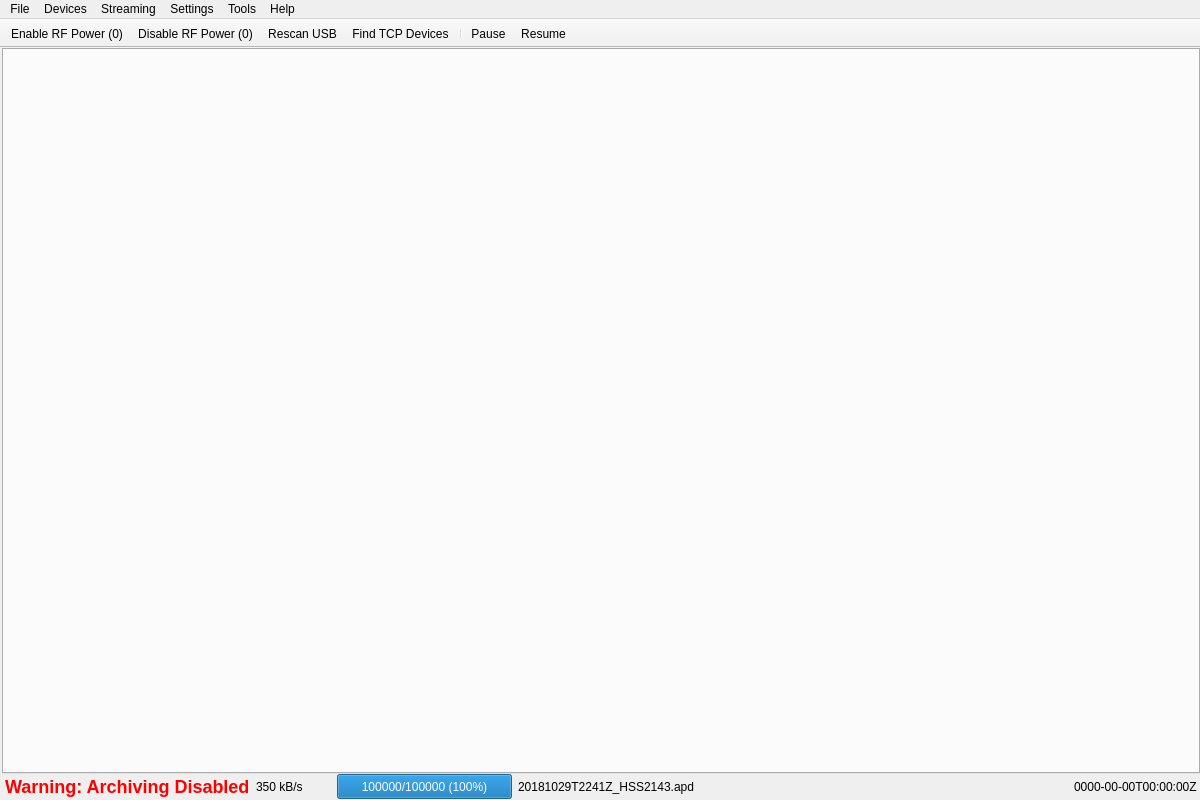
<?xml version="1.0" encoding="UTF-8"?>
<ui version="4.0">
 <class>PlotMainWindow</class>
 <widget class="QMainWindow" name="PlotMainWindow">
  <property name="geometry">
   <rect>
    <x>0</x>
    <y>0</y>
    <width>1200</width>
    <height>800</height>
   </rect>
  </property>
  <property name="windowTitle">
   <string>Acheron</string>
  </property>
  <widget class="QWidget" name="centralwidget">
   <layout class="QVBoxLayout" name="verticalLayout">
    <property name="spacing">
     <number>0</number>
    </property>
    <property name="leftMargin">
     <number>2</number>
    </property>
    <property name="topMargin">
     <number>0</number>
    </property>
    <property name="rightMargin">
     <number>0</number>
    </property>
    <property name="bottomMargin">
     <number>0</number>
    </property>
    <item>
     <widget class="QTabWidget" name="tabWidget"/>
    </item>
    <item>
     <layout class="QHBoxLayout" name="horizontalLayout_2">
      <property name="spacing">
       <number>6</number>
      </property>
      <property name="leftMargin">
       <number>3</number>
      </property>
      <property name="rightMargin">
       <number>3</number>
      </property>
      <property name="bottomMargin">
       <number>1</number>
      </property>
      <item>
       <widget class="QLabel" name="warningLabel">
        <property name="styleSheet">
         <string notr="true">QLabel { color : red ; font-weight : bold ; font-size : 18px ; }</string>
        </property>
        <property name="text">
         <string>Warning: Archiving Disabled</string>
        </property>
       </widget>
      </item>
      <item>
       <widget class="QLabel" name="uploadRateLabel">
        <property name="minimumSize">
         <size>
          <width>75</width>
          <height>25</height>
         </size>
        </property>
        <property name="text">
         <string>350 kB/s</string>
        </property>
       </widget>
      </item>
      <item>
       <widget class="QProgressBar" name="uploadProgress">
        <property name="sizePolicy">
         <sizepolicy hsizetype="Fixed" vsizetype="Fixed">
          <horstretch>0</horstretch>
          <verstretch>0</verstretch>
         </sizepolicy>
        </property>
        <property name="minimumSize">
         <size>
          <width>175</width>
          <height>25</height>
         </size>
        </property>
        <property name="maximum">
         <number>5957928</number>
        </property>
        <property name="value">
         <number>2359296</number>
        </property>
        <property name="alignment">
         <set>Qt::AlignCenter</set>
        </property>
        <property name="format">
         <string>%v/%m (%p%)</string>
        </property>
       </widget>
      </item>
      <item>
       <widget class="QLabel" name="uploadNameLabel">
        <property name="text">
         <string>20181029T2241Z_HSS2143.apd</string>
        </property>
       </widget>
      </item>
      <item>
       <spacer name="horizontalSpacer_3">
        <property name="orientation">
         <enum>Qt::Horizontal</enum>
        </property>
        <property name="sizeHint" stdset="0">
         <size>
          <width>0</width>
          <height>20</height>
         </size>
        </property>
       </spacer>
      </item>
      <item>
       <widget class="QLabel" name="datetimeLabel">
        <property name="text">
         <string>0000-00-00T00:00:00Z</string>
        </property>
       </widget>
      </item>
     </layout>
    </item>
   </layout>
  </widget>
  <widget class="QMenuBar" name="menubar">
   <property name="geometry">
    <rect>
     <x>0</x>
     <y>0</y>
     <width>1200</width>
     <height>21</height>
    </rect>
   </property>
   <widget class="QMenu" name="menuFile">
    <property name="title">
     <string>File</string>
    </property>
    <addaction name="actionExit"/>
   </widget>
   <widget class="QMenu" name="menuStreaming">
    <property name="title">
     <string>Streaming</string>
    </property>
    <addaction name="actionDisableStreaming"/>
    <addaction name="actionDisableArchiving"/>
   </widget>
   <widget class="QMenu" name="menuSettings">
    <property name="title">
     <string>Settings</string>
    </property>
    <addaction name="actionClosableTabs"/>
    <addaction name="actionPreferences"/>
   </widget>
   <widget class="QMenu" name="menuHelp">
    <property name="title">
     <string>Help</string>
    </property>
    <widget class="QMenu" name="menuCheckForUpdates">
     <property name="title">
      <string>Check for Updates</string>
     </property>
     <addaction name="actionUpdateLatestStable"/>
     <addaction name="actionUpdateCurrentBranch"/>
     <addaction name="actionUpdateSpecificBranch"/>
     <addaction name="actionUpdateSpecificCommit"/>
    </widget>
    <addaction name="menuCheckForUpdates"/>
    <addaction name="separator"/>
    <addaction name="actionAbout"/>
   </widget>
   <widget class="QMenu" name="menuDevices">
    <property name="title">
     <string>Devices</string>
    </property>
    <addaction name="actionRescanUSB"/>
    <addaction name="actionFindTCPDevices"/>
    <addaction name="actionConnectTCPDevice"/>
   </widget>
   <widget class="QMenu" name="menuTools">
    <property name="title">
     <string>Tools</string>
    </property>
    <widget class="QMenu" name="menuMarkForUpload">
     <property name="title">
      <string>Mark for Upload</string>
     </property>
     <addaction name="actionMarkFiles"/>
     <addaction name="actionMarkDirectory"/>
    </widget>
    <addaction name="actionDownloadFirmware"/>
    <addaction name="separator"/>
    <addaction name="menuMarkForUpload"/>
   </widget>
   <addaction name="menuFile"/>
   <addaction name="menuDevices"/>
   <addaction name="menuStreaming"/>
   <addaction name="menuSettings"/>
   <addaction name="menuTools"/>
   <addaction name="menuHelp"/>
  </widget>
  <widget class="QToolBar" name="toolBar">
   <property name="movable">
    <bool>false</bool>
   </property>
   <property name="iconSize">
    <size>
     <width>32</width>
     <height>32</height>
    </size>
   </property>
   <property name="toolButtonStyle">
    <enum>Qt::ToolButtonTextUnderIcon</enum>
   </property>
   <property name="floatable">
    <bool>false</bool>
   </property>
   <attribute name="toolBarArea">
    <enum>TopToolBarArea</enum>
   </attribute>
   <attribute name="toolBarBreak">
    <bool>false</bool>
   </attribute>
   <addaction name="actionEnableRFPower"/>
   <addaction name="actionDisableRFPower"/>
   <addaction name="actionRescanUSB"/>
   <addaction name="actionFindTCPDevices"/>
   <addaction name="separator"/>
   <addaction name="actionPause"/>
   <addaction name="actionResume"/>
  </widget>
  <action name="actionRescanUSB">
   <property name="text">
    <string>Rescan USB</string>
   </property>
  </action>
  <action name="actionExit">
   <property name="text">
    <string>Exit</string>
   </property>
  </action>
  <action name="actionPreferences">
   <property name="text">
    <string>Preferences...</string>
   </property>
  </action>
  <action name="actionAbout">
   <property name="text">
    <string>About...</string>
   </property>
  </action>
  <action name="actionDisableStreaming">
   <property name="checkable">
    <bool>true</bool>
   </property>
   <property name="text">
    <string>Disable Streaming</string>
   </property>
  </action>
  <action name="actionDisableArchiving">
   <property name="checkable">
    <bool>true</bool>
   </property>
   <property name="text">
    <string>Disable Archiving</string>
   </property>
  </action>
  <action name="actionFindTCPDevices">
   <property name="text">
    <string>Find TCP Devices...</string>
   </property>
  </action>
  <action name="actionEnableRFPower">
   <property name="text">
    <string>Enable RF Power (0)</string>
   </property>
  </action>
  <action name="actionDisableRFPower">
   <property name="text">
    <string>Disable RF Power (0)</string>
   </property>
  </action>
  <action name="actionPause">
   <property name="checkable">
    <bool>true</bool>
   </property>
   <property name="text">
    <string>Pause</string>
   </property>
  </action>
  <action name="actionResume">
   <property name="checkable">
    <bool>true</bool>
   </property>
   <property name="text">
    <string>Resume</string>
   </property>
  </action>
  <action name="actionClosableTabs">
   <property name="checkable">
    <bool>true</bool>
   </property>
   <property name="text">
    <string>Easy Close Tabs</string>
   </property>
  </action>
  <action name="actionUpdateLatestStable">
   <property name="text">
    <string>Latest Stable</string>
   </property>
  </action>
  <action name="actionUpdateSpecificBranch">
   <property name="text">
    <string>Specific Branch...</string>
   </property>
  </action>
  <action name="actionUpdateSpecificCommit">
   <property name="text">
    <string>Specific Commit..</string>
   </property>
  </action>
  <action name="actionUpdateCurrentBranch">
   <property name="text">
    <string>Latest branch</string>
   </property>
  </action>
  <action name="actionDownloadFirmware">
   <property name="text">
    <string>Download Firmware...</string>
   </property>
  </action>
  <action name="actionMarkFiles">
   <property name="text">
    <string>Mark Files...</string>
   </property>
  </action>
  <action name="actionMarkDirectory">
   <property name="text">
    <string>Mark Directory...</string>
   </property>
  </action>
  <action name="actionConnectTCPDevice">
   <property name="text">
    <string>Manually Connect TCP Device...</string>
   </property>
  </action>
 </widget>
 <resources/>
 <connections>
  <connection>
   <sender>actionExit</sender>
   <signal>triggered()</signal>
   <receiver>PlotMainWindow</receiver>
   <slot>close()</slot>
   <hints>
    <hint type="sourcelabel">
     <x>-1</x>
     <y>-1</y>
    </hint>
    <hint type="destinationlabel">
     <x>373</x>
     <y>252</y>
    </hint>
   </hints>
  </connection>
 </connections>
</ui>
